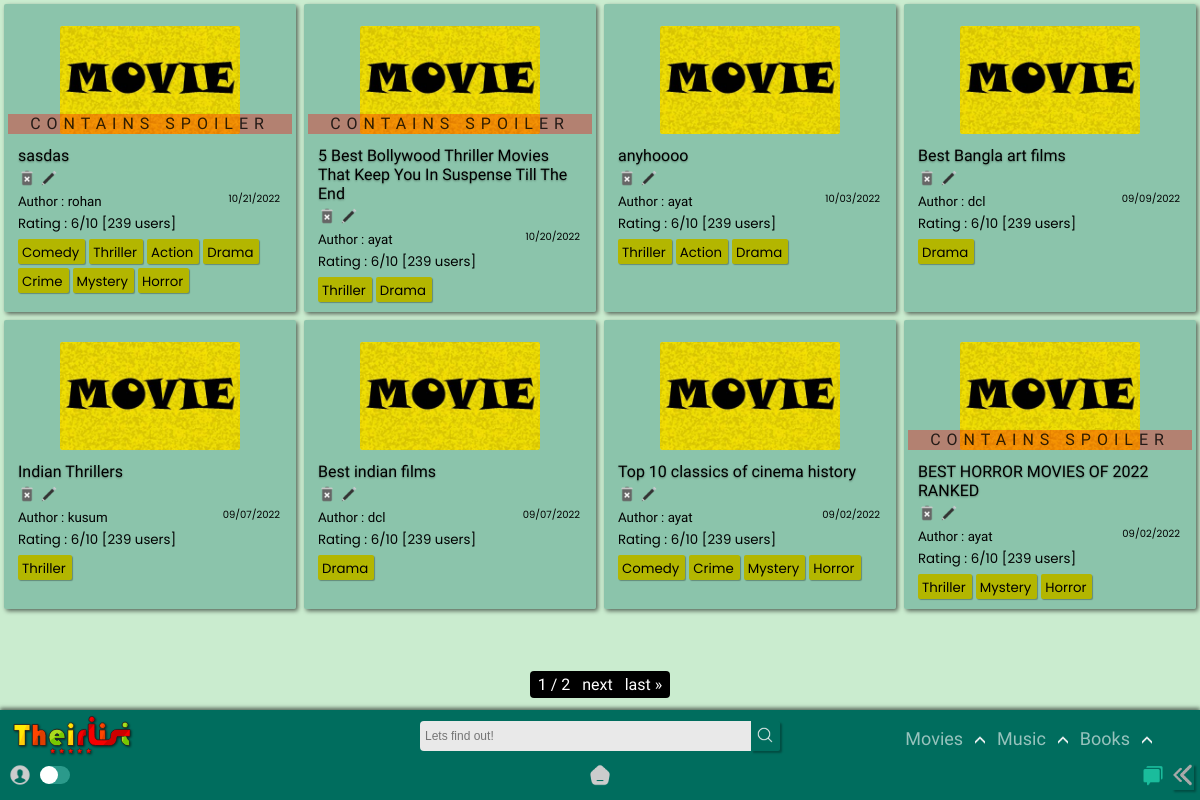
Screenshot of /home/list/ with the database file from the repository.
### app/models.py (models this page shows, shortened)
class List(models.Model):
    title = models.CharField(max_length=120)
    genre = models.ManyToManyField('Genre')
    creator = models.ForeignKey(User,on_delete=models.SET_NULL,blank=True, null=True)
    posted = models.DateTimeField(auto_now_add=True)
    content = RichTextField(null=True,default=' ')
    type = models.CharField(max_length=10,default="Movie")
    spoiler_choices = [(False, 'No'),(True, 'Yes')]
    spoiler = models.BooleanField(default=False,null=True, choices = spoiler_choices)
    slug = models.SlugField(max_length= 300,null=True, blank = True, unique=True)

class Genre(models.Model):
    name = models.CharField(max_length=150)
    def __str__(self):
        return self.name

### app/views.py (the view)
# urls.py: path('list/',TheirListView.as_view(),name = 'list'),
class TheirListView(ListView): #movies
    model = List
    paginate_by = 8
    template_name ='app/List_list.html'
    def get_queryset(self, *args, **kwargs):
        qs = super().get_queryset(*args, **kwargs)
        qs = qs.order_by("-id")
        return qs
    def get_context_data(self, **kwargs):
        context = super().get_context_data(**kwargs)
        modell = Review.objects.all()
        context["modam"] = modell
        return context

### templates/app/List_list.html (shortened to what this page needs)
{% extends "index.html" %}
{% load static %}
{% block content %}
<section>
  <div class="contain-sec" id="contain-sec8">
    {% for lola in object_list %}
    <div class="elements">
      <div class="thumb">
        <img src="{% static 'app/images/movie-poster.jpg' %}" width="100px" />
      </div>
      {% if lola.spoiler == True %}
      <div class="spoiler"><p>CONTAINS SPOILER<p></div>
      {% endif %}
      <div class="Title">
        <a href="{{lola.slug}}/"><h4 class="tit">{{lola.title}}</h4></a>
        {% if user.id == lola.creator.id %}
        <a href="{% url 'app:delete_movie' lola.slug %}"><img src ="{% static 'app/images/delete.png' %}"></a>
        <a href="{% url 'app:update_list' lola.slug %}"><img src ="{% static 'app/images/edit.png' %}"></a>
        {% else %}
        <img src ="{% static 'app/images/delete-dis.png' %}">
        <img src ="{% static 'app/images/edit-dis.png' %}">
        {% endif %}
      </div>
      <div class="Author">
        <small>Author : {{lola.creator.username}}<span>{{lola.posted|date:"SHORT_DATE_FORMAT"}}</span></small>
      </div>
      <div class="rating"><small>Rating : 6/10 [239 users]</small></div>
        {% for tag in lola.genre.all %}
        <div class="Genre">
          <a href="{% url 'app:film' query=tag %}">
        <small>{{ tag }}</small>
          </a>
        </div>
          {% empty %}
          No tags!
        {% endfor %}
    </div>
    {% endfor %}
  </div>
  <div class="pagination_pages">
    <span class="step-links">
        <span class="current">
        {{ page_obj.number }} / {{ page_obj.paginator.num_pages }}
        </span>
        {% if page_obj.has_next %}
            <a href="?page={{ page_obj.next_page_number }}">next</a>
            <a href="?page={{ page_obj.paginator.num_pages }}">last &raquo;</a>
        {% endif %}
    </span>
  </div>
</section>
{% endblock content %}

### static/app/css/desk.css (style rules this page uses)
:root { --rd: #D10000; --white: rgb(233, 233, 233); --rd2: #9DAAF2; --dark: #1d1d1d; --teal: rgb(0, 109, 94); }
* { -webkit-tap-highlight-color: transparent; margin: 0; padding: 0; box-sizing: border-box; }
body { -webkit-tap-highlight-color: transparent; background-color: #CAECCF; text-decoration: none; height: 100vh; display: flex; flex-direction: column; font-family: 'Raleway', sans-serif; }
.Title img { height: 18px!important; }
.Genre small { padding: 0 0; margin-right: 2px; }

### static/app/css/content_css.css (style rules this page uses)
section { position: relative; z-index: 0; }
.contain-sec { padding-top: 0px; display: grid; width: 100%; color: black; grid-template-rows: repeat(auto-fit, minmax(100px, 1fr)); grid-template-columns: repeat(auto-fit, minmax(250px, 1fr)); position: relative; margin-bottom: 100px; }
.elements { padding: 10px 14px; width: auto; cursor: pointer; background-color: rgba(0, 109, 94, 0.315); margin: 4px; border-radius: 2px; position: relative; box-shadow: 2px 2px 4px #00000090; transition: all 250ms ease-in-out; }
.thumb { display: grid; justify-content: center; }
.thumb img { height: 108px; width: auto; border-radius: 2px; margin: 12px; }
.tit { font-size: 1em; font-weight: lighter; transition: all 250ms ease-in-out; margin-bottom: 4px; text-shadow: 0px 1px 2px #0000005b; }
.Author span { position: absolute; margin-right: 16px; right: 0; cursor: pointer; font-size: 10px; font-family: 'Poppins', sans-serif; }
.rating { font-family: 'Poppins', sans-serif; }
.Genre { margin: 0px 0px; margin-top: 4px; padding: 0px 4px; border-radius: 2px; background-color: rgb(179, 182, 0); color: rgb(0, 0, 0); width: max-content; cursor: pointer; display: inline-block; box-shadow: 1px 1px 1px #0000004b; font-family: 'Poppins', sans-serif; transition: all 350ms ease-in-out; }
.pagination_pages { color: white; width: 100%; position: fixed; bottom: 106px; text-align: center; }
.step-links { width: max-content; border-radius: 4px; }
.pagination_pages a,.pagination_pages span { color: white; background-color: black; padding: 4px 4px; cursor: pointer!important; }
.spoiler { position: absolute; height: 20px; left: 4px; right: 4px; top: 110px; background-color: rgba(255, 0, 0, 0.342); text-align: center; }
.spoiler p { color: inherit; filter: opacity(0.8); font-weight: lighter; letter-spacing: 6px; }

### templates/app/List_list.html (style rules this page uses)
.Title img { height: 14px; }

### rows the page displays
List: spoiler "CONTAINS SPOILER", title "sasdas", creator.username "rohan", posted "10/21/2022"
Genre: name "Comedy"
Genre: name "Thriller"
Genre: name "Action"
Genre: name "Drama"
Genre: name "Crime"
Genre: name "Mystery"
Genre: name "Horror"
List: spoiler "CONTAINS SPOILER", title "5 Best Bollywood Thriller Movies That Keep You In Suspense Till The End", creator.username "ayat", posted "10/20/2022"
List: title "anyhoooo", creator.username "ayat", posted "10/03/2022"
List: title "Best Bangla art films", creator.username "dcl", posted "09/09/2022"
List: title "Indian Thrillers", creator.username "kusum", posted "09/07/2022"
List: title "Best indian films", creator.username "dcl", posted "09/07/2022"
List: title "Top 10 classics of cinema history", creator.username "ayat", posted "09/02/2022"
List: spoiler "CONTAINS SPOILER", title "BEST HORROR MOVIES OF 2022 RANKED", creator.username "ayat", posted "09/02/2022"

### other values shown
{{ page_obj.number }} "1"
{{ page_obj.paginator.num_pages }} "2"
